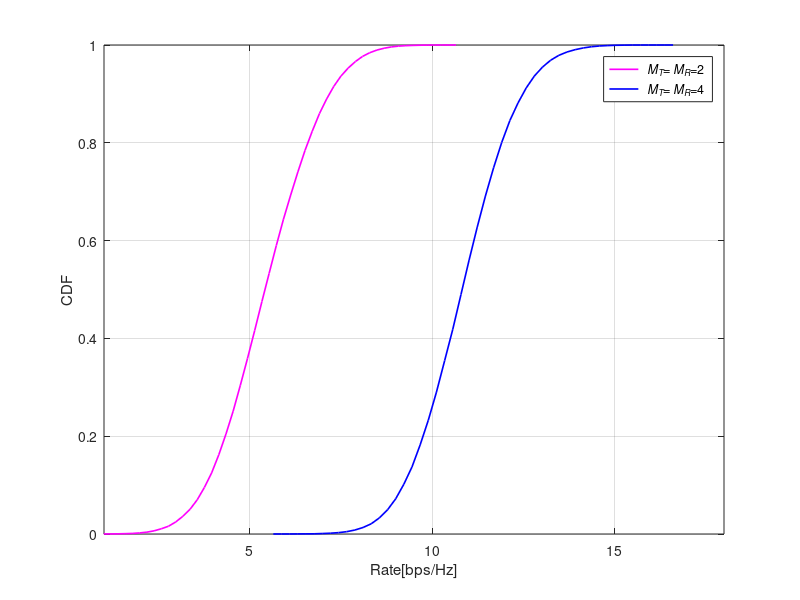

Recreate this plot in MATLAB.
clc
clear all
close all
figure
SNR_dB=10;  SNR_linear=10.^(SNR_dB/10.);
N_iter=50000; sq2=sqrt(0.5); grps = ['m-'; 'b-'];
for Icase=1:2 
   if Icase==1,  nT=2; nR=2;  % 2x2
    else   nT=4; nR=4;       % 4x4
   end
   n=min(nT,nR);  I = eye(n);
   for iter=1:N_iter
      H = sq2*(randn(nR,nT)+j*randn(nR,nT)); 
      C(iter) = log2(real(det(I+SNR_linear/nT*H'*H)));
   end
   [PDF,Rate] = hist(C,50);
   PDF = PDF/N_iter;
   CDF(Icase,:)=cumsum(PDF);
   plot(Rate,CDF(Icase,:),grps(Icase,:),'LineWidth',1.2); hold on
end
xlabel('Rate[bps/Hz]'); ylabel('CDF')
axis([1 18 0 1]); grid on; set(gca,'fontsize',10); 
legend('{\it M_T}={\it M_R}=2','{\it M_T}={\it M_R}=4');